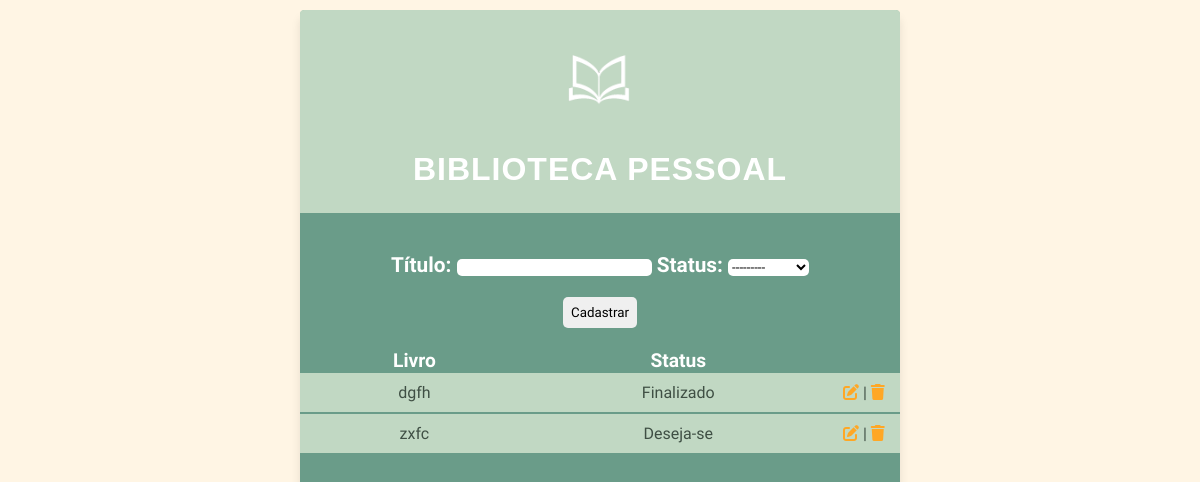
The app's page /telaPrincipal/, older data.
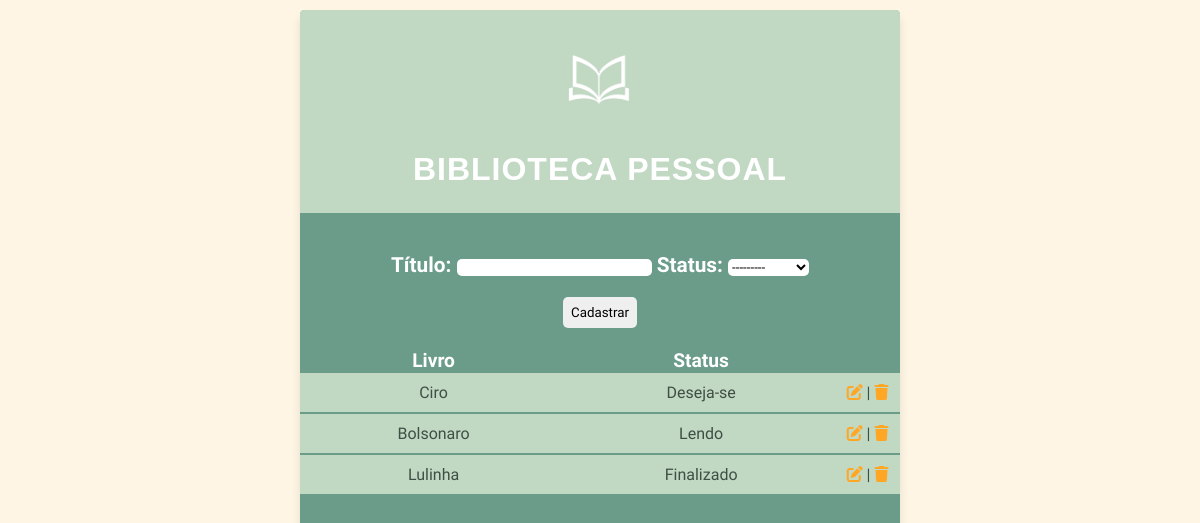
The same page, newer data.
### core/models.py (models this page shows)
class livro(models.Model):
  titulo = models.CharField('Título', max_length=50)
  status = models.CharField('Status', max_length=12, choices=STATUS_CHOICES)

### core/views.py (the view)
# urls.py: path('telaPrincipal/',telaPrincipal, name='telaPrincipal' ),
def telaPrincipal(request):
  livrinhos = livro.objects.all()
  formulario = LivroForm(request.POST or None)
  if formulario.is_valid():
    formulario.save()
    return redirect('telaPrincipal')
  contex = {
    'Livros' : livrinhos,
    'form_livro': formulario,
  }
  return render(request,'telaPrincipal.html', contex)

### core/forms.py
class LivroForm(ModelForm):
  class Meta:
    model = livro
    fields = ['titulo', 'status']

### templates/telaPrincipal.html (shortened to what this page needs)
<!DOCTYPE html>
{% load static %}
<html lang="pt-br">
<head>
  <link rel="stylesheet"  type="text/css" href="{% static 'estiloTP.css' %}">
  <link rel="stylesheet" href="https://cdnjs.cloudflare.com/ajax/libs/font-awesome/6.7.2/css/all.min.css" />
</head>
<body>
  <div class="container">
    <div class="ap">
      <img src="{% static 'Logo_Branca.png' %}"/>
      <h1>BIBLIOTECA PESSOAL</h1>
    </div>
    <div class="cadas">
      <form method="POST" class="formula">
        {{ form_livro.as_table }}
        <div class="butao">
            <button type="submit">Cadastrar</button>
        </div>
      </form>
    </div>
    <div class="biblio">
      {% if Livros %}
        <table >
          <thead>
            <tr>
              <th>Livro</th>
              <th>Status</th>
            </tr>
          </thead>
          <tbody>
            {% for livro in Livros %}
              <tr class="trtr">
                <td class="mode">{{ livro.titulo }}</td>
                <td class="mode">{{ livro.status }}</td>
                <td>
                  <a href="{% url 'telaEditar' livro.id %}"><i class="fa-solid fa-pen-to-square"></i></a> |
                  <a href="{% url 'telaRemover' livro.id %}"><i class="fa-solid fa-trash"></i></a>
                </td>
              </tr>
            {% endfor %}
          </tbody>
        </table>
      {% else %}
        <p class="semlivro">Não existem Livros Cadastrados</p>
      {% endif %}
    </div>
  </div>
</body>
</html>

Row changes from the older to the newer data that the page shows:
removed livro: titulo "dgfh", status "Finalizado"
removed livro: titulo "zxfc", status "Deseja-se"
added livro: titulo "Ciro", status "Deseja-se"
added livro: titulo "Bolsonaro", status "Lendo"
added livro: titulo "Lulinha", status "Finalizado"
